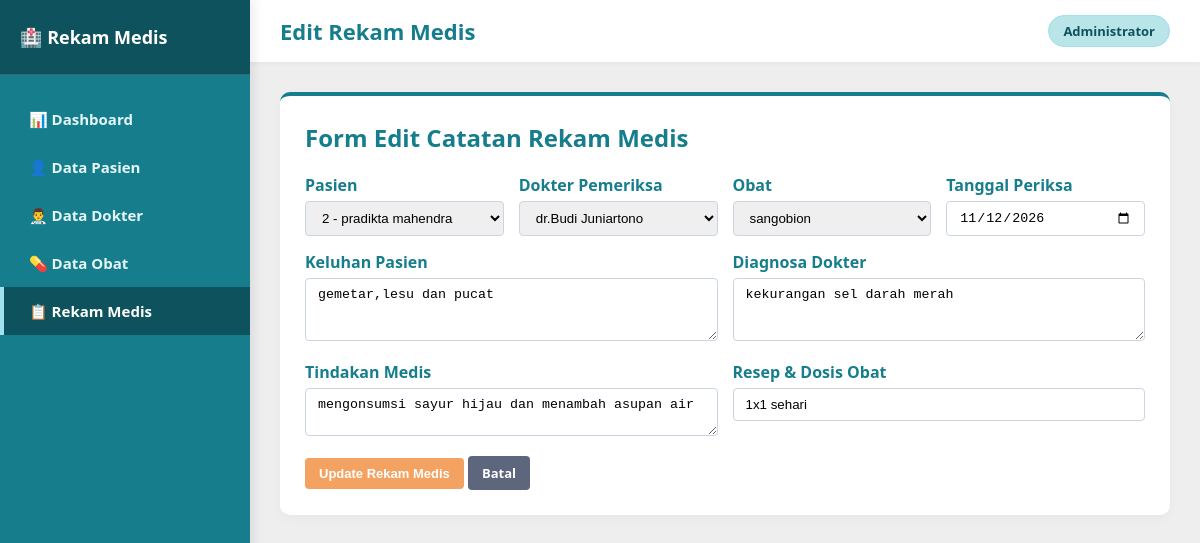
Page /rekam_medis/rekam_medis/rekam_medis/edit.php?id=2 on the committed database.
### tables this page shows
CREATE TABLE `rekam_medis` (
  `id_rekam` int(11) NOT NULL,
  `id_pasien` int(11) NOT NULL,
  `id_dokter` int(11) NOT NULL,
  `id_obat` int(11) NOT NULL,
  `tanggal_periksa` date NOT NULL,
  `keluhan` text NOT NULL,
  `diagnosa` text NOT NULL,
  `tindakan` text NOT NULL,
  `resep` varchar(100) NOT NULL
);

### rekam_medis/rekam_medis/rekam_medis/edit.php (the view, shortened to what this page needs)
<?php
include '../koneksi.php';
$id = $_GET['id'];
$query = mysqli_query($conn, "SELECT * FROM rekam_medis WHERE id_rekam='$id'");
$r = mysqli_fetch_assoc($query);
?>
<!DOCTYPE html>
<html lang="id">
<head>
    <link rel="stylesheet" href="../style.css">
</head>
<body>
    <aside class="sidebar">
        <div class="sidebar-header">
            <h2>🏥 Rekam Medis</h2>
        </div>
        <ul class="sidebar-menu">
            <li><a href="../index.php">📊 Dashboard</a></li>
            <li><a href="../pasien/index.php">👤 Data Pasien</a></li>
            <li><a href="../dokter/index.php">👨‍⚕️ Data Dokter</a></li>
            <li><a href="../obat/index.php">💊 Data Obat</a></li>
            <li><a href="index.php" class="active">📋 Rekam Medis</a></li>
        </ul>
    </aside>
    <main class="main-content">
        <div class="top-bar">
            <h1>Edit Rekam Medis</h1>
            <span class="user-badge">Administrator</span>
        </div>
        <div class="card">
            <h2>Form Edit Catatan Rekam Medis</h2>
            <form action="" method="POST">
                <div class="form-row">
                    <div class="form-group">
                        <label>Pasien</label>
                        <select name="id_pasien" required>
                            <?php
                            $pasien = mysqli_query($conn, "SELECT * FROM pasien ORDER BY nama_pasien ASC");
                            while ($p = mysqli_fetch_assoc($pasien)) {
                                $selected = ($p['id_pasien'] == $r['id_pasien']) ? 'selected' : '';
                                echo "<option value='".$p['id_pasien']."' $selected>".$p['no_rm']." - ".$p['nama_pasien']."</option>";
                            }
                            ?>
                        </select>
                    </div>
                    <div class="form-group">
                        <label>Dokter Pemeriksa</label>
                        <select name="id_dokter" required>
                            <?php
                            $dokter = mysqli_query($conn, "SELECT * FROM dokter ORDER BY nama_dokter ASC");
                            while ($d = mysqli_fetch_assoc($dokter)) {
                                $selected = ($d['id_dokter'] == $r['id_dokter']) ? 'selected' : '';
                                echo "<option value='".$d['id_dokter']."' $selected>".$d['nama_dokter']."</option>";
                            }
                            ?>
                        </select>
                    </div>
                    <div class="form-group">
                        <label>Obat</label>
                        <select name="id_obat" required>
                            <?php
                            $obat = mysqli_query($conn, "SELECT * FROM obat ORDER BY nama_obat ASC");
                            while ($o = mysqli_fetch_assoc($obat)) {
                                $selected = ($o['id_obat'] == $r['id_obat']) ? 'selected' : '';
                                echo "<option value='".$o['id_obat']."' $selected>".$o['nama_obat']."</option>";
                            }
                            ?>
                        </select>
                    </div>
                    <div class="form-group">
                        <label>Tanggal Periksa</label>
                        <input type="date" name="tanggal_periksa" value="<?= $r['tanggal_periksa'] ?>" required>
                    </div>
                </div>
                <div class="form-row">
                    <div class="form-group">
                        <label>Keluhan Pasien</label>
                        <textarea name="keluhan" rows="3" required><?= $r['keluhan'] ?></textarea>
                    </div>
                    <div class="form-group">
                        <label>Diagnosa Dokter</label>
                        <textarea name="diagnosa" rows="3" required><?= $r['diagnosa'] ?></textarea>
                    </div>
                </div>
                <div class="form-row">
                    <div class="form-group">
                        <label>Tindakan Medis</label>
                        <textarea name="tindakan" rows="2" required><?= $r['tindakan'] ?></textarea>
                    </div>
                    <div class="form-group">
                        <label>Resep & Dosis Obat</label>
                        <input type="text" name="resep" value="<?= $r['resep'] ?>" required>
                    </div>
                </div>
                <div class="form-actions">
                    <button type="submit" name="update" class="btn btn-warning">Update Rekam Medis</button>
                    <a href="index.php" class="btn btn-secondary">Batal</a>
                </div>
            </form>
        </div>
    </main>
</body>
</html>

### rekam_medis/rekam_medis/style.css (style rules this page uses)
:root { --primary: #167D8D; --primary-dark: #0E525D; --secondary: #A0E0EF; --accent-light: #B9E4E8; --light-bg: #EEEEEE; --card-bg: #ffffff; --text-color: #2b2d42; --danger: #e63946; --warning: #f4a261; --sidebar-width: 250px; }
* { box-sizing: border-box; }
body { font-family: 'Segoe UI', Tahoma, Geneva, Verdana, sans-serif; background-color: var(--light-bg); color: var(--text-color); margin: 0; padding: 0; display: flex; min-height: 100vh; }
.sidebar { width: var(--sidebar-width); background-color: var(--primary); color: white; position: fixed; top: 0; bottom: 0; left: 0; display: flex; flex-direction: column; box-shadow: 4px 0 10px rgba(0,0,0,0.08); z-index: 100; }
.sidebar-header { padding: 25px 20px; background-color: var(--primary-dark); border-bottom: 1px solid rgba(255,255,255,0.15); }
.sidebar-header h2 { margin: 0; font-size: 18px; color: #ffffff; display: flex; align-items: center; gap: 10px; }
.sidebar-menu { list-style: none; padding: 20px 0; margin: 0; }
.sidebar-menu li a { display: flex; align-items: center; gap: 12px; padding: 14px 25px; color: #e5f6f8; text-decoration: none; font-weight: 600; font-size: 15px; transition: all 0.3s ease; border-left: 4px solid transparent; }
.sidebar-menu li a:hover, .sidebar-menu li a.active { background-color: var(--primary-dark); color: #ffffff; border-left-color: var(--secondary); }
.main-content { margin-left: var(--sidebar-width); flex: 1; padding: 30px; }
.top-bar { background: white; padding: 15px 30px; margin: -30px -30px 30px -30px; box-shadow: 0 2px 5px rgba(0,0,0,0.04); display: flex; justify-content: space-between; align-items: center; }
.top-bar h1 { margin: 0; font-size: 22px; color: var(--primary); }
.user-badge { background: var(--accent-light); color: var(--primary-dark); padding: 6px 14px; border-radius: 20px; font-weight: 600; font-size: 13px; border: 1px solid var(--secondary); }
.card { background: var(--card-bg); padding: 25px; border-radius: 10px; box-shadow: 0 4px 12px rgba(0,0,0,0.03); margin-bottom: 25px; border-top: 4px solid var(--primary); }
.card h2 { margin-top: 0; color: var(--primary); }
.btn { display: inline-block; padding: 8px 14px; background-color: var(--primary); color: white; border: none; border-radius: 4px; cursor: pointer; text-decoration: none; font-size: 13px; font-weight: 600; transition: 0.2s; }
.btn-warning { background-color: var(--warning); color: #ffffff; }
.btn-secondary { background-color: #5c677d; }
.form-group { margin-bottom: 15px; }
.form-group label { display: block; margin-bottom: 5px; font-weight: 600; color: var(--primary); }
.form-group input, .form-group select, .form-group textarea { width: 100%; padding: 8px 12px; border: 1px solid #cbd5e1; border-radius: 4px; box-sizing: border-box; }
.form-row { display: flex; gap: 15px; }
.form-row .form-group { flex: 1; }

### rows in the picture
rekam_medis: tanggal_periksa "11/12/2026", keluhan "gemetar,lesu dan pucat", diagnosa "kekurangan sel darah merah", tindakan "mengonsumsi sayur hijau dan menambah asupan air", resep "1x1 sehari"

### other values in the picture
form field id_pasien "2 - pradikta mahendra"
form field id_dokter "dr.Budi Juniartono"
form field id_obat "sangobion"
